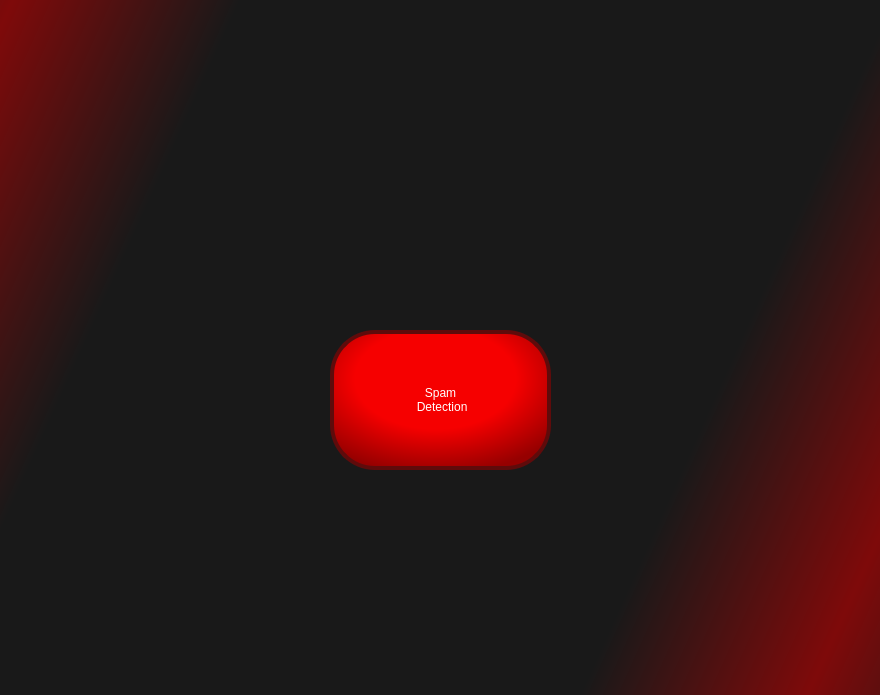
<?xml version="1.0" encoding="UTF-8"?>
<ui version="4.0">
 <class>MainMenu</class>
 <widget class="QDialog" name="MainMenu">
  <property name="geometry">
   <rect>
    <x>0</x>
    <y>0</y>
    <width>880</width>
    <height>695</height>
   </rect>
  </property>
  <property name="windowTitle">
   <string>Dialog</string>
  </property>
  <property name="styleSheet">
   <string notr="true">QDialog#MainMenu {
background-color: qlineargradient(spread:reflect, x1:0.442, y1:0.568, x2:1, y2:0.767, stop:0.589474 rgba(25, 25, 25, 255), stop:1 rgba(126, 10, 10, 255));
}

</string>
  </property>
  <property name="locale">
   <locale language="English" country="UnitedStates"/>
  </property>
  <widget class="QLabel" name="logo">
   <property name="geometry">
    <rect>
     <x>80</x>
     <y>50</y>
     <width>751</width>
     <height>161</height>
    </rect>
   </property>
   <property name="styleSheet">
    <string notr="true">border-image: url(:/logo/assets/logo.png);</string>
   </property>
   <property name="text">
    <string/>
   </property>
  </widget>
  <widget class="QPushButton" name="SpamDetectionBTN">
   <property name="geometry">
    <rect>
     <x>330</x>
     <y>330</y>
     <width>221</width>
     <height>140</height>
    </rect>
   </property>
   <property name="styleSheet">
    <string notr="true">QPushButton{
background-color: qradialgradient(spread:reflect, cx:0.473684, cy:0.347, radius:1.118, fx:0.478526, fy:0.342, stop:0.331579 rgba(246, 0, 0, 255), stop:0.626316 rgba(150, 0, 0, 255));
font: 20pt &quot;Trebuchet MS&quot;;
text-align: center;
border: 4px solid;
border-radius: 45px;
color: rgb(255, 255, 255);
border-color: rgb(95, 11, 11);
}

QPushButton:hover{
background-color: rgb(0, 0, 0);
color: rgb(246, 0, 0);
border-color: rgb(246, 0, 0);
}</string>
   </property>
   <property name="text">
    <string>Spam
 Detection</string>
   </property>
   <property name="default">
    <bool>false</bool>
   </property>
   <property name="flat">
    <bool>false</bool>
   </property>
  </widget>
 </widget>
 <resources>
  <include location="../resources/logo_res.qrc"/>
 </resources>
 <connections/>
</ui>
